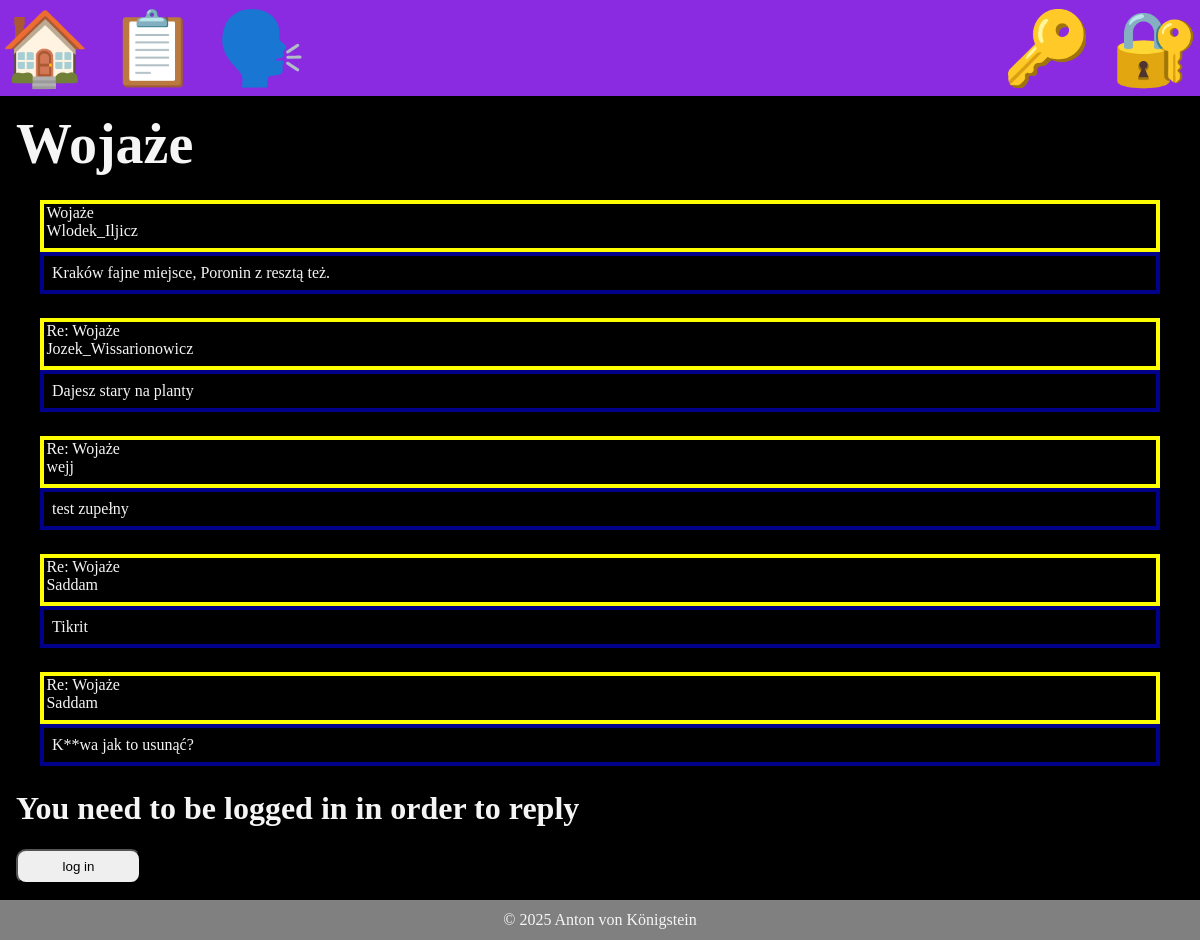
Screenshot of /forum/wojaze with the database file from the repository.
### forum/models.py (models this page shows, shortened)
class Thread(models.Model):
    title = models.CharField(max_length=255)
    created_at = models.DateTimeField(auto_now_add=True)
    creator = models.ForeignKey(User, on_delete=models.CASCADE, related_name='threads')
    slug = models.SlugField(unique=True, blank=True)

class ThreadPost(models.Model):
    thread = models.ForeignKey(Thread, on_delete=models.CASCADE, related_name='posts')
    content = models.TextField()
    created_at = models.DateTimeField(auto_now_add=True)
    author = models.ForeignKey(User, on_delete=models.CASCADE, related_name='posts')
    quoted_posts = models.ManyToManyField('self', related_name='quoted_by', symmetrical=False, blank=True)

### forum/views.py (the view)
# urls.py: path('<slug:slug>', views.thread_view, name="thread"),
def thread_view(request, slug):
    thread = Thread.objects.get(slug=slug)
    posts = thread.posts.all().order_by('created_at')
    first_post = posts.first()
    if request.method == 'POST':
        form=forms.CreateThreadPost(request.POST, request.FILES)
        if form.is_valid():
            newpost = form.save(commit=False)
            newpost.author = request.user
            newpost.thread=thread
            newpost.save()
            return redirect('thread', slug = slug)
    else:
        form = forms.CreateThreadPost()
    return render(request, 'forum/thread_view.html', context={'thread' : thread, 'posts' : posts, 'form' : form, 'first_post' : first_post})

### forum/templates/forum/thread_view.html (shortened to what this page needs)
{% extends 'layout.html' %}
{% block content %}
    <h1>{{ thread.title }}</h1>
    <div class="thread-post">
            <p class = "pawel">{{ thread.title}} <br>
            {{ thread.creator }}</p>
            <p class = "gawel">{{ first_post.content}}</p>
        </div>
    {% for post in posts %}
        {% if post != first_post %}
            <div class="thread-post">
                <p class = "pawel">Re: {{thread.title}} <br>
                {{ post.author }}</p>
                <p class="gawel">{{ post.content }}</p>
            </div>
        {% endif %}
    {% endfor %}
        {% if user.is_authenticated %}
        <form class="form-with-validation" action="{% url 'thread' slug=thread.slug %}" method="post">
        {% csrf_token %}
        {{ form }}
        <button>Reply</button>
    </form>
    {% else %}
        <h3>You need to be logged in in order to reply</h3>
        <button class = form-submit onclick="window.location.href='/users/login';">log in</button>
    {% endif %}
{% endblock %}

### static/css/styles.css (style rules this page uses)
* { margin: 0; padding: 0; box-sizing: border-box; }
body { min-height: 100vh; display: flex; flex-direction: column; background-color: black; color: whitesmoke; font-size: 3rem; }
.thread-post { display: flex; flex-direction: column; margin-top: 0.3em; margin: 0.5em; }
.pawel { border-style: solid; border-color: yellow; border-width: 0.25em; padding-bottom: 0.5em; padding-left: 0.15em; }
.gawel { border-style: solid; border-color: darkblue; border-width: 0.25em; padding: 0.5em; }
h1 { font-size: 3.5rem; }
h3 { font-size: 2rem; }
p { font-size: 1rem; }
.form-submit { padding: 0.5rem; border-radius: 10px; width: 125px; }

### rows the page displays
Thread: title "Wojaże", creator "Wlodek_Iljicz"
ThreadPost: content "Kraków fajne miejsce, Poronin z resztą też."
ThreadPost: author "Jozek_Wissarionowicz", content "Dajesz stary na planty"
ThreadPost: author "wejj", content "test zupełny"
ThreadPost: author "Saddam", content "Tikrit"
ThreadPost: author "Saddam", content "K**wa jak to usunąć?"
